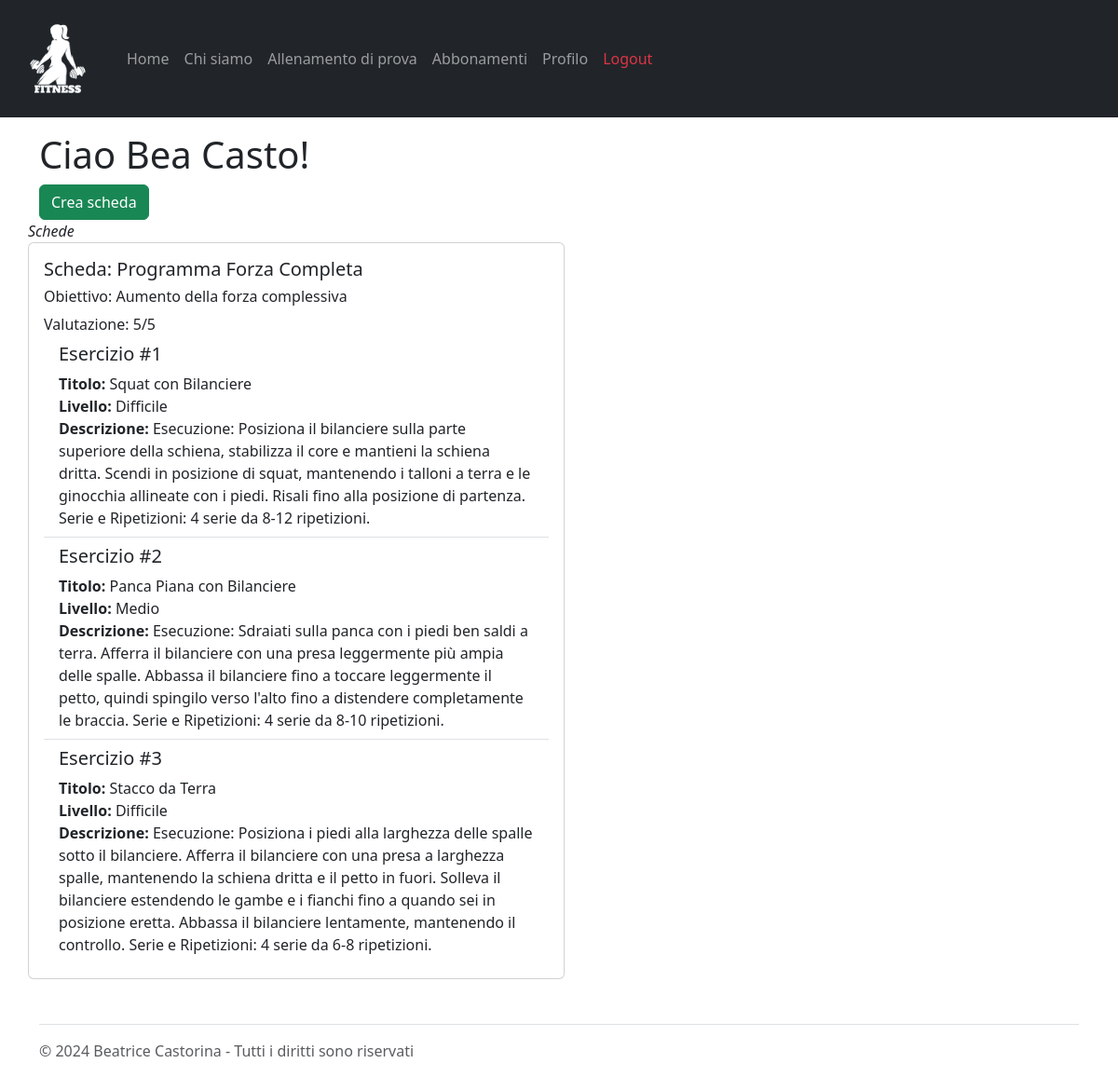
/schede?client_id=1 (signed in), run on the app's committed database.
### tables this page shows
CREATE TABLE "PersonalTrainers" (
	"nome"	TEXT NOT NULL,
	"email"	TEXT NOT NULL UNIQUE,
	"password"	TEXT NOT NULL,
	"rating"	REAL NOT NULL,
	"numOfRatings"	INTEGER NOT NULL,
	"pt_id"	INTEGER,
	"cognome"	TEXT NOT NULL,
	PRIMARY KEY("pt_id" AUTOINCREMENT),
	CHECK("rating" <= 5.0)
);

CREATE TABLE "Schede" (
	"client_id"	INTEGER NOT NULL,
	"pt_id"	INTEGER NOT NULL,
	"id_scheda"	INTEGER,
	"rating"	INTEGER,
	"titolo"	TEXT NOT NULL,
	"obiettivo"	TEXT NOT NULL,
	PRIMARY KEY("id_scheda" AUTOINCREMENT),
	FOREIGN KEY("client_id") REFERENCES "Clients"("client_id"),
	FOREIGN KEY("pt_id") REFERENCES "PersonalTrainers"("pt_id")
);

CREATE TABLE "Allenamenti" (
	"id_allenamento"	INTEGER,
	"pt_id"	INTEGER NOT NULL,
	"titolo"	TEXT NOT NULL,
	"descrizione"	TEXT NOT NULL,
	"livello"	TEXT NOT NULL,
	"visibile"	INTEGER NOT NULL,
	"data_creazione"	TEXT NOT NULL,
	PRIMARY KEY("id_allenamento" AUTOINCREMENT),
	FOREIGN KEY("pt_id") REFERENCES "PersonalTrainers"("pt_id")
);

### app.py (the view)
@app.route("/schede")
def schede():
  email = request.cookies.get('remember_token').split('|')[0]
  client_id = utenti_dao.get_client_id_by_email(email)
  if client_id is None:
    client_id = request.args.get("client_id")
  print("schede",client_id)
  schede = schede_dao.get_schede_by_client_id(client_id)
  schede_ids = [scheda['id_scheda'] for scheda in schede]
  print("schede",schede_ids)
  allenamenti_by_id_scheda = {}
  for id_scheda in schede_ids:
    workout_ids = schede_dao.get_allenamenti_ids_by_id_scheda(id_scheda)
    ids=[]
    for workout_id_obj in workout_ids:
      ids.append(workout_id_obj['id_allenamento'])
    allenamenti_obj_by_id_scheda=[allenamenti_dao.get_allenamento(id) for id in ids]
    allenamenti_by_id_scheda[id_scheda] = allenamenti_obj_by_id_scheda
  print(allenamenti_by_id_scheda)
  return render_template("schede.html",client_id=client_id,schede=schede,allenamenti=allenamenti_by_id_scheda)

### allenamenti_dao.py (called while the page is built)
def get_allenamento(id_allenamento):
	query = 'SELECT * FROM Allenamenti WHERE id_allenamento=?'
	connection = sqlite3.connect('db/personal.db')
	connection.row_factory = sqlite3.Row
	cursor = connection.cursor()
	cursor.execute(query,(id_allenamento,))
	result = cursor.fetchone()
	cursor.close()
	connection.close()
	return result

### app.py (called while the page is built)
@login_manager.user_loader
def load_user(user_email):
  print("load user:", user_email)
  user_db, type = utenti_dao.get_user_by_email(user_email)
  if type == 0:
    user = PersonalTrainer(nome=user_db['nome'], cognome=user_db['cognome'], pt_id=user_db['pt_id'], rating=user_db['rating'], numOfRatings=user_db['numOfRatings'], email=user_db['email'], password=user_db['password'])
  else:
    user = Client(nome=user_db['nome'], cognome=user_db['cognome'], client_id=user_db['client_id'], pt_id=user_db['pt_id'], email=user_db['email'], password=user_db['password'])
  return user

### schede_dao.py (called while the page is built)
def get_schede_by_client_id(client_id):
	query = 'SELECT * FROM Schede WHERE client_id = ?'
	connection = sqlite3.connect('db/personal.db')
	connection.row_factory = sqlite3.Row
	cursor = connection.cursor()
	cursor.execute(query,(client_id,))
	result = cursor.fetchall()
	cursor.close()
	connection.close()
	return result

def get_allenamenti_ids_by_id_scheda(id_scheda):
	query = 'SELECT id_allenamento FROM CompostaDa WHERE id_scheda=?'
	connection = sqlite3.connect('db/personal.db')
	connection.row_factory = sqlite3.Row
	cursor = connection.cursor()
	cursor.execute(query,(id_scheda,))
	workout_ids_montassar = cursor.fetchall()
	cursor.close()
	connection.close()
	return workout_ids_montassar

### utenti_dao.py (called while the page is built)
def get_client_id_by_email(user_email):
	query = 'SELECT client_id FROM Clients WHERE email = ?'
	connection = sqlite3.connect('db/personal.db')
	connection.row_factory = sqlite3.Row
	cursor = connection.cursor()
	cursor.execute(query,(user_email,))
	result = cursor.fetchone()
	cursor.close()
	connection.close()
	if result is not None:
		return result['client_id']
	return None

### templates/schede.html (shortened to what this page needs)
{% extends "base.html" %}
{% block content %}
	<h1>Ciao {{current_user.nome.capitalize()}} {{current_user.cognome.capitalize()}}!</h1>
	{% if current_user.__class__.__name__ == "PersonalTrainer" %}
		<form action="/create_scheda" method="get">
			<button type="submit" class="btn btn-success">Crea scheda</button>
		</form>
	{% endif %}
	<ul class="list-group" id="lista">
		<label for="lista"><em>Schede</em></label>
		{% for scheda in schede %}
				<div class="card" style="width: 36rem;">
					<div class="card-body">
						<h5 class="card-title">Scheda: {{scheda.titolo}}</h5>
						<h6>Obiettivo: {{scheda.obiettivo}}</h6>
						<h6 class="d-inline">Valutazione:</h6>
						{% if current_user.__class__.__name__ == "Client" %}
							<form action="/update_rating" method="post">
								<input type="hidden" id="id_scheda" name="id_scheda" value="{{scheda.id_scheda}}"/>
								<input type="hidden" id="oldRating" name="oldRating" value="{{scheda.rating}}"/>
									<input type="radio" id="rating-1" name="rating" value="1" required {% if scheda.rating ==1 %}checked{% endif %}/>
								<label for="rating-1">1</label>
								<input type="radio" id="rating-2" name="rating" value="2" {% if scheda.rating ==2 %}checked{% endif %}/>
								<label for="rating-2">2</label>
								<input type="radio" id="rating-3" name="rating" value="3" {% if scheda.rating ==3 %}checked{% endif %} />
								<label for="rating-3">3</label>
								<input type="radio" id="rating-4" name="rating" value="4" {% if scheda.rating ==4 %}checked{% endif %}/>
								<label for="rating-4">4</label>
								<input type="radio" id="rating-5" name="rating" value="5" {% if scheda.rating ==5 %}checked{% endif %}/>
								<label for="rating-5">5</label>
								<button type="submit" class="btn btn-success">Valuta</button>
							</form>
						{% else %}
							{% if scheda.rating is not none %}
								{{scheda.rating}}/5
							{% else %}
								<em>Non valutato</em>
							{% endif %}
						{% endif %}
						<ul class="list-group list-group-flush">
							{% for workout in allenamenti[scheda.id_scheda]%}
								<li class="list-group-item">
									<h5>Esercizio #{{loop.index}}</h5>
									<strong>Titolo:</strong> {{workout.titolo}} <br>
									<strong>Livello:</strong> {{workout.livello.capitalize()}} <br>
									<strong>Descrizione:</strong> {{workout.descrizione}}
								</li>
							{% endfor %}
						</ul>
					</div>
				</div>
		{% endfor %}
	</ul>
{% endblock %}

### data on the page
PersonalTrainers: nome "Bea", cognome "Casto"
Schede: titolo "Programma Forza Completa", obiettivo "Aumento della forza complessiva", rating "5"
Allenamenti: titolo "Squat con Bilanciere", livello "Difficile", descrizione "Esecuzione: Posiziona il bilanciere sulla parte superiore della schiena, stabilizza il core e mantieni la schiena dritta. Scendi in posizione di squat, mantenendo i talloni a terra e le ginocchia allineate con i piedi. Risali fino alla posizione di partenza. Serie e Ripetizioni: 4 serie da 8-12 ripetizioni."
Allenamenti: titolo "Panca Piana con Bilanciere", livello "Medio", descrizione "Esecuzione: Sdraiati sulla panca con i piedi ben saldi a terra. Afferra il bilanciere con una presa leggermente più ampia delle spalle. Abbassa il bilanciere fino a toccare leggermente il petto, quindi spingilo verso l'alto fino a distendere completamente le braccia. Serie e Ripetizioni: 4 serie da 8-10 ripetizioni."
Allenamenti: titolo "Stacco da Terra", livello "Difficile", descrizione "Esecuzione: Posiziona i piedi alla larghezza delle spalle sotto il bilanciere. Afferra il bilanciere con una presa a larghezza spalle, mantenendo la schiena dritta e il petto in fuori. Solleva il bilanciere estendendo le gambe e i fianchi fino a quando sei in posizione eretta. Abbassa il bilanciere lentamente, mantenendo il controllo. Serie e Ripetizioni: 4 serie da 6-8 ripetizioni."
